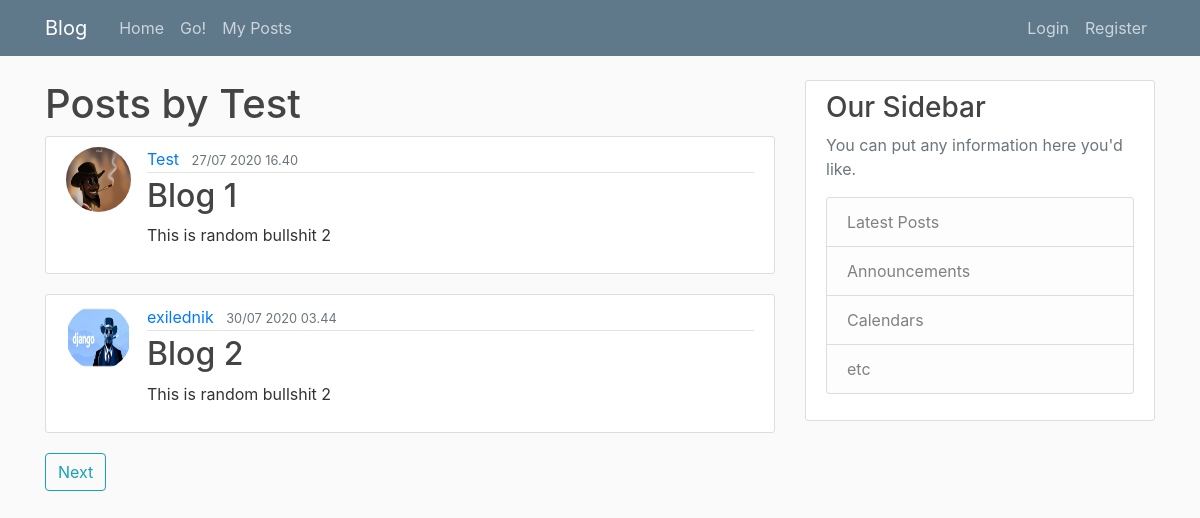
Page /user/Test/ on the committed database.
### blog/models.py (models this page shows, shortened)
class Post(models.Model):
    title=models.CharField(max_length=100)
    content=models.TextField()
    date_posted=models.DateTimeField(default=timezone.now)
    author=models.ForeignKey(User, on_delete=models.CASCADE)

### users/models.py (models this page shows, shortened)
class Profile(models.Model):
    user= models.OneToOneField(User, on_delete= models.CASCADE)
    image= models.ImageField(default='default.jpg', upload_to = 'profile_pics')

### blog/views.py (the view, shortened to what this page needs)
# urls.py: path('user/<str:username>/', UserPostListView.as_view(), name = 'user-posts'),
class UserPostListView(ListView):
    model = Post
    template_name = 'blog/user_posts.html' #<app>/<model>_<viewtype>.html
    context_object_name = 'posts'
    paginate_by = 2

### blog/templates/blog/user_posts.html (shortened to what this page needs)
{% extends 'blog/base.html' %}
{% block content %}
  <h1> Posts by {{view.kwargs.username}}</h1>
    {% for post in posts %}
    <article class="media content-section">
      <img class = 'rounded-circle article-img' src='{{ post.author.profile.image.url }}'>
      <div class="media-body">
        <div class="article-metadata">
          <a class="mr-2" href="{% url 'user-posts' post.author.username%}">{{ post.author }}</a>
          <small class="text-muted">{{ post.date_posted|date:"j/m Y H.i " }}</small>
        </div>
        <h2><a class="article-title" href="{% url 'post-detail' post.id %}">{{ post.title }}</a></h2>
        <p class="article-content">{{ post.content }}</p>
      </div>
    </article>
    {% endfor %}
    {% if is_paginated %}
    {% if page_obj.has_next %}
      <a class="btn btn-outline-info mb-4" href="?page={{ page_obj.next_page_number }}">Next</a>
    {% endif %}
    {% endif %}
{% endblock content %}

### blog/static/blog/main.css (style rules this page uses)
body { background: #fafafa; color: #333333; margin-top: 5rem; }
h1, h2, h3, h4, h5, h6 { color: #444444; }
.content-section { background: #ffffff; padding: 10px 20px; border: 1px solid #dddddd; border-radius: 3px; margin-bottom: 20px; }
.article-title { color: #444444; }
.article-content { white-space: pre-line; }
.article-img { height: 65px; width: 65px; margin-right: 16px; }
.article-metadata { padding-bottom: 1px; margin-bottom: 4px; border-bottom: 1px solid #e3e3e3 }

### rows in the picture
Post: author.profile.image (placeholder picture), author "Test", date_posted "27/07 2020 16.40", title "Blog 1", content "This is random bullshit 2"
Post: author.profile.image (picture), author "exilednik", date_posted "30/07 2020 03.44", title "Blog 2", content "This is random bullshit 2"

### other values in the picture
{{ view.kwargs.username }} "Test"
